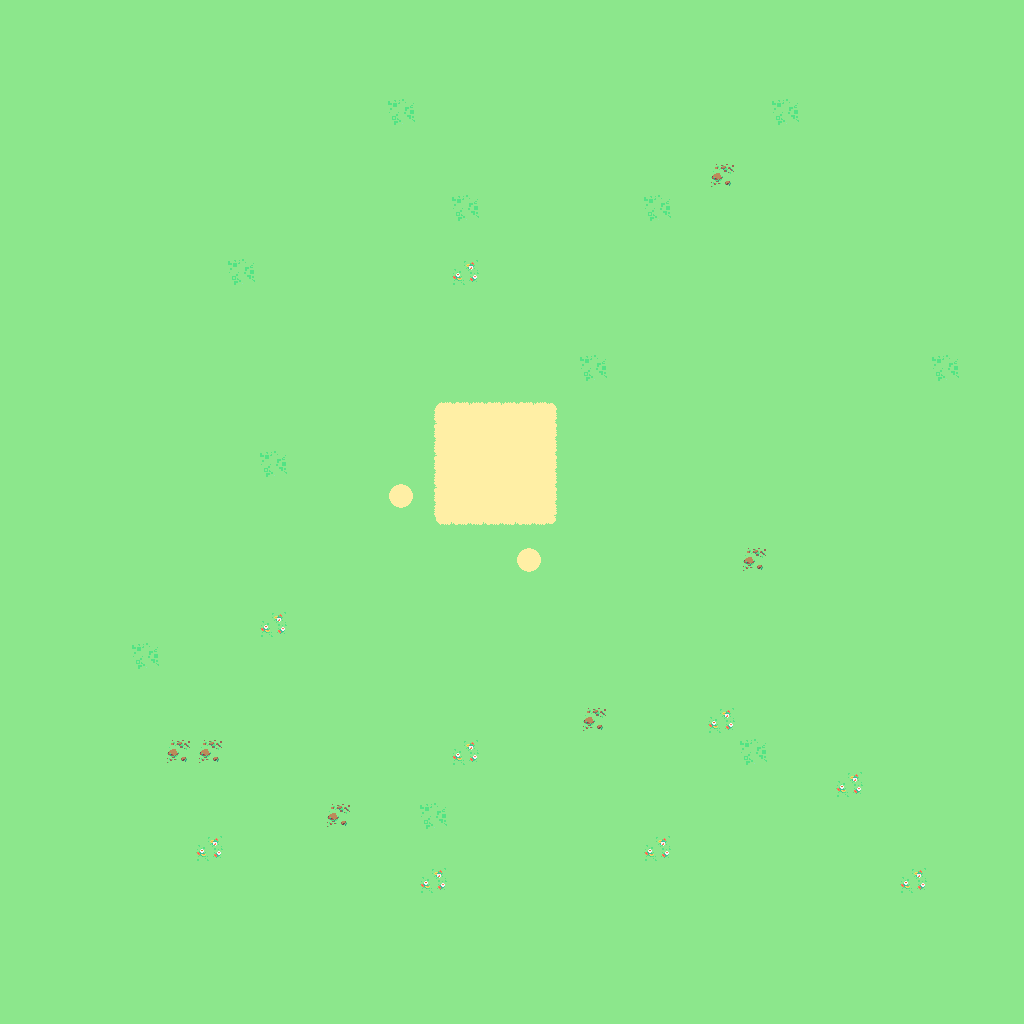

The image is a tile-based game level rendered from a .tmx file. Its description and source (layers, tilesets, objects; grid data summarised) follow:
An orthogonal 32x32 tile map with 32x32 px tiles, 1 tile layer (Terrain), 3 tilesets and 10 objects.

<map version="1.0" orientation="orthogonal" renderorder="right-down" width="32" height="32" tilewidth="32" tileheight="32" nextobjectid="112">
 <tileset firstgid="1" name="tileset" tilewidth="32" tileheight="32">
  <image source="image.png" width="512" height="512" />
  <tile id="222">
   <properties>
    <property name="Spawn" value="1" />
   </properties>
  </tile>
 </tileset>
 <tileset firstgid="257" name="Trees" tilewidth="64" tileheight="128">
  <tile id="0">
   <image width="64" height="128" source="objects/tree1.png" />
  </tile>
 </tileset>
 <tileset firstgid="258" name="Terrain" tilewidth="32" tileheight="32">
  <image source="env_sheet_1.png" width="256" height="256" />
 </tileset>
 <layer name="Terrain" width="32" height="32">
  <data>[1024 cells, 1024 non-empty, 14 distinct tile ids]</data>
 </layer>
 <objectgroup name="Objects">
  <object id="89" gid="262" x="256" y="439" />
  <object id="90" gid="262" x="476" y="377" />
  <object id="91" gid="262" x="567" y="211" />
  <object id="92" gid="262" x="280" y="322" />
  <object id="93" gid="262" x="736" y="473" />
 </objectgroup>
 <objectgroup name="Collision">
  <object id="107" x="281" y="311" width="28" height="10" />
  <object id="108" x="258" y="427" width="28" height="10" />
  <object id="109" x="570" y="201" width="28" height="10" />
  <object id="110" x="479" y="365" width="28" height="10" />
  <object id="111" x="743.333" y="464" width="18.3333" height="4.33333" />
 </objectgroup>
</map>
